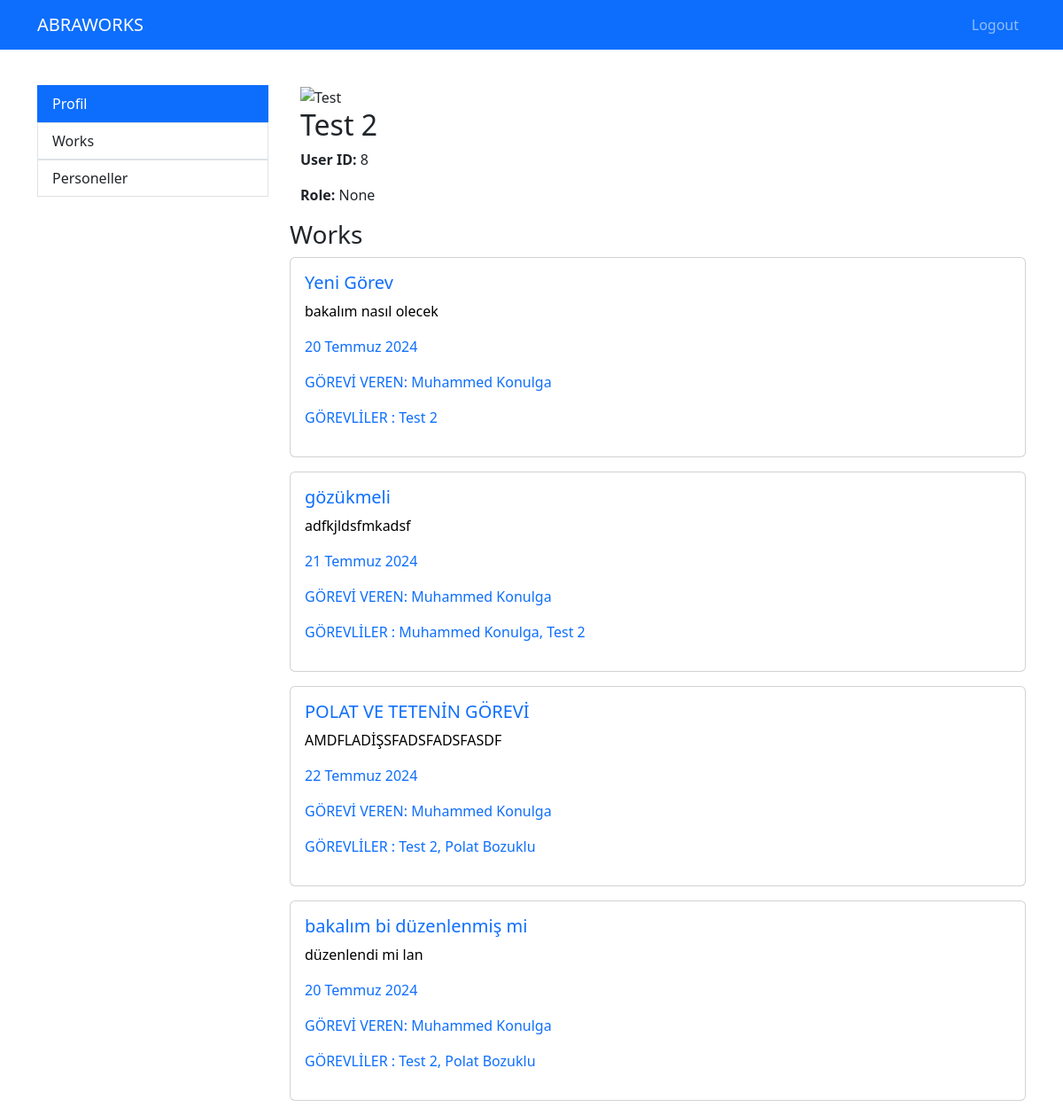
The app's page /api/auth/profile/ (signed in) with its own data.
### members/models.py (models this page shows, shortened)
class CustomUser(AbstractUser):
    email = models.CharField(max_length=200, unique=True)
    role = models.ForeignKey(Role, on_delete=models.CASCADE, null=True, blank=True)
    username = models.CharField(max_length=50, unique=True)
    objects = CustomUserManager()
    first_name = models.CharField(max_length=30, blank=True)
    last_name = models.CharField(max_length=30, blank=True)
    is_active = models.BooleanField(default=True)
    is_staff = models.BooleanField(default=False)
    is_superuser = models.BooleanField(default=False)
    slug = models.SlugField(blank=True, unique=True, db_index=True, editable = False, null=True)
    USERNAME_FIELD = 'email'
    REQUIRED_FIELDS = ['username']
    def __str__(self):
        return self.first_name +" " + self.last_name

class Work(models.Model):
    name = models.CharField(max_length=200, unique=True)
    deadline = models.DateField()
    appointed = models.ManyToManyField('members.CustomUser', related_name='appointed_works')
    appointer = models.ForeignKey('members.CustomUser',  on_delete=models.CASCADE, related_name='appointer_works')
    status = models.ForeignKey("members.WorkStatus", on_delete=models.CASCADE, default=default_work_status)
    description = models.TextField()
    relatedWork = models.ForeignKey('members.Work',on_delete=models.CASCADE , null=True, blank=True)
    img = models.ImageField(upload_to='workimages')
    slug = models.SlugField(blank=True, unique=True, db_index=True, editable = False)

### members/views.py (the view)
# urls.py: path('profile/', views.profile, name='profile'),
def profile(request):
    context = {
        "works": Work.objects.all(),
    }
    return render(request, 'dynamic/profile.html', context)

### members/templates/dynamic/profile.html (shortened to what this page needs)
{% extends "app/base.html" %}
{% block content %}
{% if user.is_authenticated %}
<div class="container mt-3">
    <div class="row">
        {% include 'app/partials/_sidebar.html' %}
        <div class="col-9">
            {% include 'partials/_profileCard.html' %}
            <div class="other-info-card">
                <h3>Works</h3>
                {% include "partials/_showWorks.html" %}
            </div>
        </div>
        </div>
    </div>
{% endif %}
{% endblock %}

### members/templates/partials/_profileCard.html
<div class="container">
    <div class="profile">
        <div class="profile-card">
            <img src="student-photo.jpg" alt= {{user}} >
            <h2> {{user}} </h2>
            <p><strong>User ID:</strong> {{user.id}} </p>
            <p><strong>Role:</strong> {{user.role}} </p>
        </div>
    </div>
</div>

### members/templates/partials/_workCard.html
<div class="card w-100 mb-3">
  <a href = {% url 'work' work.slug %} style="text-decoration:none; color:black;">
    <div class="card-body">
      <h5 class="card-title text-primary">
         {{work.name}}
      </h5>
      <p class="card-text"> {{work.description}} </p>
      <p class="text-primary", style="padding-left:max;"> {{work.deadline}} </p>
      <p class="text-primary", style="padding-left:max;"> GÖREVİ VEREN: {{work.appointer}} </p>
      <p class="text-primary", style="padding-left:max;"> GÖREVLİLER :
        {% for user in work.appointed.all %}
          {{ user }}{% if not forloop.last %}, {% endif %}
        {% endfor %} </p>
    </div>
  </a>
  </div>

### records on screen
CustomUser: first_name+last_name "Test 2", id "8", role "None"
Work: name "Yeni Görev", description "bakalım nasıl olecek", deadline "20 Temmuz 2024", appointer "Muhammed Konulga"
Work: name "gözükmeli", description "adfkjldsfmkadsf", deadline "21 Temmuz 2024", appointer "Muhammed Konulga"
CustomUser: first_name+last_name "Muhammed Konulga"
Work: name "POLAT VE TETENİN GÖREVİ", description "AMDFLADİŞSFADSFADSFASDF", deadline "22 Temmuz 2024", appointer "Muhammed Konulga"
CustomUser: first_name+last_name "Polat Bozuklu"
Work: name "bakalım bi düzenlenmiş mi", description "düzenlendi mi lan", deadline "20 Temmuz 2024", appointer "Muhammed Konulga"
